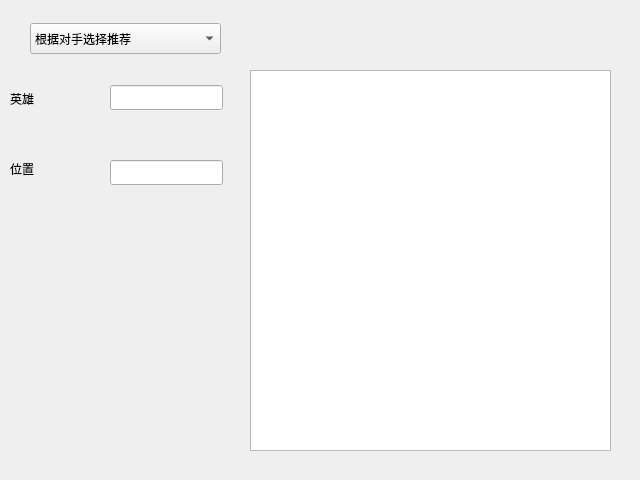
<?xml version="1.0" encoding="UTF-8"?>
<ui version="4.0">
 <class>Form</class>
 <widget class="QWidget" name="Form">
  <property name="geometry">
   <rect>
    <x>0</x>
    <y>0</y>
    <width>640</width>
    <height>480</height>
   </rect>
  </property>
  <property name="windowTitle">
   <string>Form</string>
  </property>
  <widget class="QComboBox" name="comboBox">
   <property name="geometry">
    <rect>
     <x>30</x>
     <y>23</y>
     <width>191</width>
     <height>31</height>
    </rect>
   </property>
   <item>
    <property name="text">
     <string>根据对手选择推荐</string>
    </property>
   </item>
   <item>
    <property name="text">
     <string>根据你的选择推荐</string>
    </property>
   </item>
   <item>
    <property name="text">
     <string>打野路线推荐</string>
    </property>
   </item>
  </widget>
  <widget class="QTextBrowser" name="textBrowser">
   <property name="geometry">
    <rect>
     <x>250</x>
     <y>70</y>
     <width>361</width>
     <height>381</height>
    </rect>
   </property>
  </widget>
  <widget class="QLineEdit" name="lineEdit">
   <property name="geometry">
    <rect>
     <x>110</x>
     <y>85</y>
     <width>113</width>
     <height>25</height>
    </rect>
   </property>
  </widget>
  <widget class="QLineEdit" name="lineEdit_2">
   <property name="geometry">
    <rect>
     <x>110</x>
     <y>160</y>
     <width>113</width>
     <height>25</height>
    </rect>
   </property>
  </widget>
  <widget class="QLabel" name="label">
   <property name="geometry">
    <rect>
     <x>10</x>
     <y>90</y>
     <width>81</width>
     <height>18</height>
    </rect>
   </property>
   <property name="text">
    <string>英雄</string>
   </property>
  </widget>
  <widget class="QLabel" name="label_2">
   <property name="geometry">
    <rect>
     <x>10</x>
     <y>160</y>
     <width>81</width>
     <height>18</height>
    </rect>
   </property>
   <property name="text">
    <string>位置</string>
   </property>
  </widget>
 </widget>
 <resources/>
 <connections/>
</ui>
